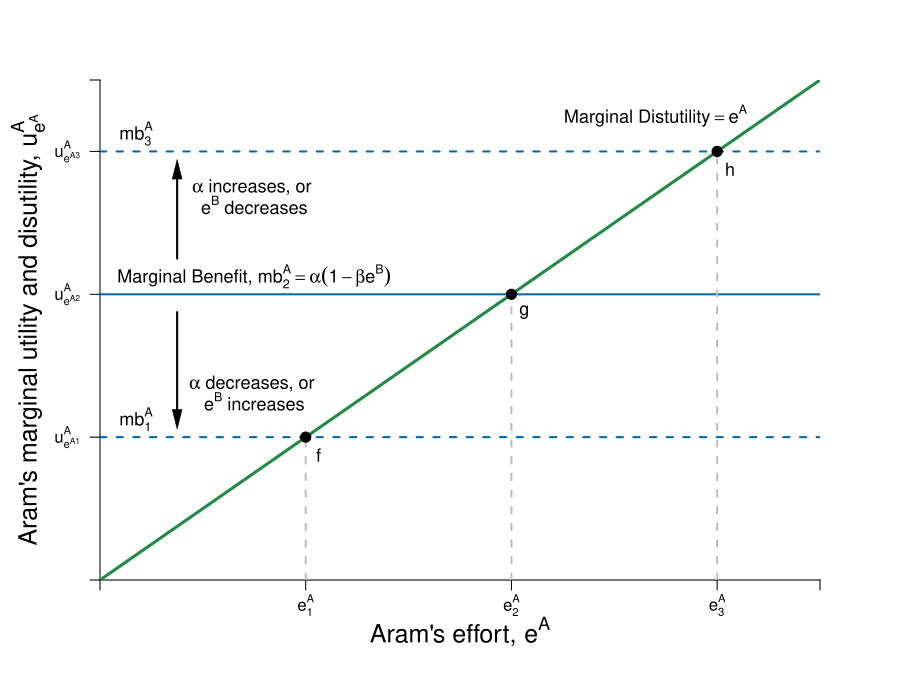

Generate this figure with R:
#Graph Designer: Simon Halliday & Madeleine Wettach '20
#Authors: Bowles, Foley and Halliday
#Title: Coordination, Conflict and Competition: A Text in Microeconomics

require(shape)
pdf(file = "coordination_failures/step_by_step_graphs_6/marginal_benefit_cost_step5.pdf", width = 9, height = 7)

#Set parameters for graphics
axislabelsize <- 1.5
graphlinewidth <- 3

COL <- c("#7fc97f", "#beaed4", "#fdc086", "#ffff99", "#386cb0", "#f0027f", "#bf5b17", "#666666")
COLA <- c("#99d8c9","#66c2a4","#41ae76", "#238b45", "#005824")
COLB <- c("#4eb3d3", "#2b8cbe", "#0868ac","#084081")

par(mar =  c(6, 5, 4, 4))

MBenefit <- function(eb = 8, alpha = 16, beta = 1/24) {
  alpha*(1 - beta*eb)
}

MCost <- function(ea, slope = 1, intercept = 0){
  intercept + slope*ea
}


xlims <- c(0, 14)
ylims <- c(0, 14)

npts <- 501 
x <- seq(xlims[1], xlims[2], length.out = npts)
y <- seq(ylims[1], ylims[2], length.out = npts) 
a <- c(12, 46.08, 90)

plot(0, 0, xlim = xlims, ylim = ylims, type = "n",
     xlab = expression(paste("")),
     ylab = expression(paste("")), 
     xaxt = "n", 
     yaxt = "n", 
     cex.lab = axislabelsize, 
     bty = "n",
     xaxs="i", 
     yaxs="i")

# ticksy <- seq(from = 0, to = ylims[2], by = 2)
# ylabels <- seq(from = 0, to = ylims[2], by = 2)
# ticksx <- seq(from = 0, to = xlims[2], by = 2)
# xlabels <- seq(from = 0, to = xlims[2], by = 2)

ticksy <- c(0, 4, 8, 12, ylims[2])
ylabels <- c(NA, expression(paste(u[e^A1]^A)), expression(paste(u[e^A2]^A)), expression(paste(u[e^A3]^A)), NA)
ticksx <- c(0, 4, 8, 12, xlims[2])
xlabels <- c(NA, expression(paste(e[1]^A)), expression(paste(e[2]^A)), expression(paste(e[3]^A)), NA)

axis(1, at = ticksx, pos = 0, labels = xlabels)
axis(2, at = ticksy, pos = 0, labels = ylabels, las = 1)


mtext(expression(paste("Aram's effort, ", e^A)), side=1, line = 2.5, cex = axislabelsize)
text(-1.4, 0.5*ylims[2], expression(paste("Aram's marginal utility and disutility, ", u[e^A]^A)), xpd = TRUE, cex = axislabelsize, srt = 90) 

npts <- 500 
xx1 <- seq(xlims[1], xlims[2], length.out = npts)
xx2 <- seq(4, 8, length.out = npts)

#lines(xx1, MBenefit(xx1, ua = 10), col = COLA[4], lwd = graphlinewidth)
lines(xx1, MCost(xx1), col = COLA[4], lwd = graphlinewidth)
#lines(xx1, indiffA(xx1, ua = 46.08), col = COLA[4], lwd = graphlinewidth)
#lines(xx2, mrsA(xx2), col = "gray", lwd = graphlinewidth, lty = 2)


segments(0, 12, xlims[2], 12, lty = 2, col =  COLB[3] , lwd = segmentlinewidth)
segments(0, 8, xlims[2], 8, lty = 1, col = COLB[3] , lwd = segmentlinewidth)
segments(0, 4, xlims[2], 4, lty = 2, col = COLB[3] , lwd = segmentlinewidth)

# segments(9.6, 0, 9.6, 9.6, lty = 2, col = "gray" , lwd = segmentlinewidth)
# 
# segments(0, 6.9, 6.9, 6.9, lty = 2, col = "gray" , lwd = segmentlinewidth)
# segments(6.9, 0, 6.9, 6.9, lty = 2, col = "gray" , lwd = segmentlinewidth)


#segments(4.11765, 6.17647, 5.88, 8.88, lty = 1, col = COL[2] , lwd = graphlinewidth)
# text(9.5, 30, expression(paste("Slope at ", (list(e^A, y^A)) == (list(6, 28)), " is ", e^A == 6)))

text(3, 8.5, expression(paste("Marginal Benefit, ", mb[2]^A== alpha(1 - beta*e^B))), cex = labelsize)
text(0.7, 12.5, expression(paste(mb[3]^A)), cex = labelsize)
text(0.7, 4.5, expression(paste(mb[1]^A)), cex = labelsize)
text(10.8, 13, expression(paste("Marginal Distutility", phantom() == e^A)), cex = labelsize)

Arrows(1.5, 9, 1.5, 11.5, col = "black", lty = 1, lwd = 2, arr.type = "triangle", arr.lwd = 0.5)
text(3, 11, expression(paste(alpha, " increases, or ")), cex = labelsize)
text(3, 10.5, expression(paste(e^B, " decreases")), cex = labelsize)

Arrows(1.5, 7.5, 1.5, 4.5, col = "black", lty = 1, lwd = 2, arr.type = "triangle", arr.lwd = 0.5)
text(3, 5.5, expression(paste(alpha, " decreases, or ")), cex = labelsize)
text(3, 5, expression(paste(e^B, " increases")), cex = labelsize)

segments(8, 0, 8, 8, lty = 2, col = "gray" , lwd = segmentlinewidth)
points(8, 8, pch = 16, col = "black", cex = 1.5)
text(8.25, 7.5, expression(paste("g")), cex = labelsize)

segments(12, 0, 12, 12, lty = 2, col = "gray" , lwd = segmentlinewidth)
points(12, 12, pch = 16, col = "black", cex = 1.5)
text(12.25, 11.5, expression(paste("h")), cex = labelsize)

segments(4, 0, 4, 4, lty = 2, col = "gray" , lwd = segmentlinewidth)
points(4, 4, pch = 16, col = "black", cex = 1.5)
text(4.25, 3.5, expression(paste("f")), cex = labelsize)

#Label the iso-welfare functions for the HG, Aisha
##text(9.7, 60, expression(u[1]^A))
##text(7.6, 60, expression(u[2]^A))
##text(4.8, 60, expression(u[3]^A))



dev.off()
